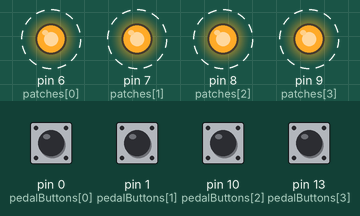
Simulated run of this sketch. Board: Arduino Uno, built with avr-gcc and run on an emulated ATmega328P. On the bench: output pins drawn as LEDs (lit = HIGH). Dashed ring = blinking. The inputs (shaded band) are chosen by the test bench; at power-on: pin 0 (pedalButtons[0]), pin 1 (pedalButtons[1]), pin 10 (pedalButtons[2]), pin 13 (pedalButtons[3]) HIGH.

Above: at 1.26 s.
1.3 s: pin 0 (pedalButtons[0]) pulled LOW for 0.15 s
At 1.46 s:
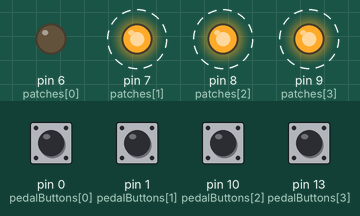
4.3 s: pin 1 (pedalButtons[1]) pulled LOW for 0.15 s
At 4.46 s:
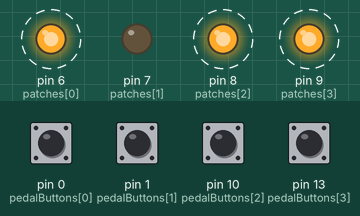
7.3 s: pin 10 (pedalButtons[2]) pulled LOW for 0.15 s
At 7.46 s:
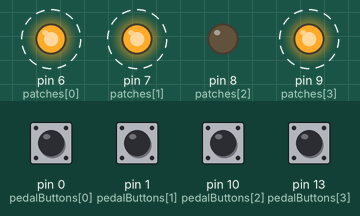
10.3 s: pin 13 (pedalButtons[3]) pulled LOW for 0.15 s
13.3 s: pin 0 (pedalButtons[0]) driven LOW and pin 1 (pedalButtons[1]) driven LOW
At 13.47 s:
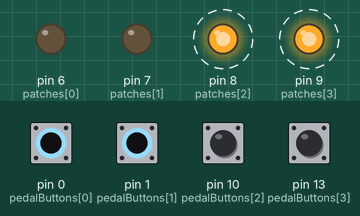
16.3 s: pin 10 (pedalButtons[2]) pulled LOW for 1 s
Timing chart, 0 to 20.3 s (numbered marks = the images above; inputs shaded):
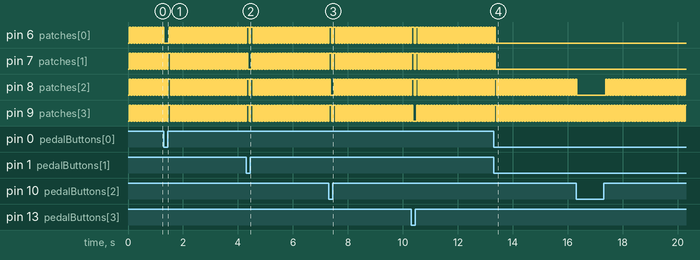

Measured:
- after the input at 13.3 s, pin 6 (patches[0]), pin 7 (patches[1]): goes on until 13.4 s, then stays LOW
- by itself, pin 6 (patches[0]), pin 7 (patches[1]), pin 9 (patches[3]): alternates HIGH for 0.05 s and LOW for 0.05 s
- by itself, pin 8 (patches[2]): repeats every 0.10 s: HIGH 0.05 s, LOW 0.05 s

The sketch:

PedalBoard_ButtonControlBoard.ino
```cpp
#define BOARD_SIZE 4
#define PATCH_SIZE 4

// Initializing ins and outs
int pedalButtons[BOARD_SIZE]  = {0, 1, 10, 13};
int patches[BOARD_SIZE]  = {6, 7, 8, 9};

int pedalBoardState = 0;
int pedalBoardReadState = 0;

int i;

// the setup routine runs once when you press reset:
void setup() {
  // initialize the digital pin as an output.

  for (i = 0; i < BOARD_SIZE; i++) {
    pinMode(pedalButtons[i], INPUT);
    pinMode(patches[i], OUTPUT);
  }

  //Serial.begin(9600);
}

// the loop routine runs over and over again forever:
void loop() {

  for (i = 0; i < BOARD_SIZE; i++)
    bitWrite(pedalBoardReadState, i, ((digitalRead(pedalButtons[i]) == LOW) ? 0 : 1));

  if (pedalBoardReadState != 0) {
    pedalBoardState = (pedalBoardState == pedalBoardReadState) ? 0 : pedalBoardReadState;
    delay(50); //debounce
  }

  for (i = 0; i < BOARD_SIZE; i++) {
    digitalWrite(patches[i], (bitRead(pedalBoardState, i) == 0 ? LOW : HIGH));
  }

}
```
